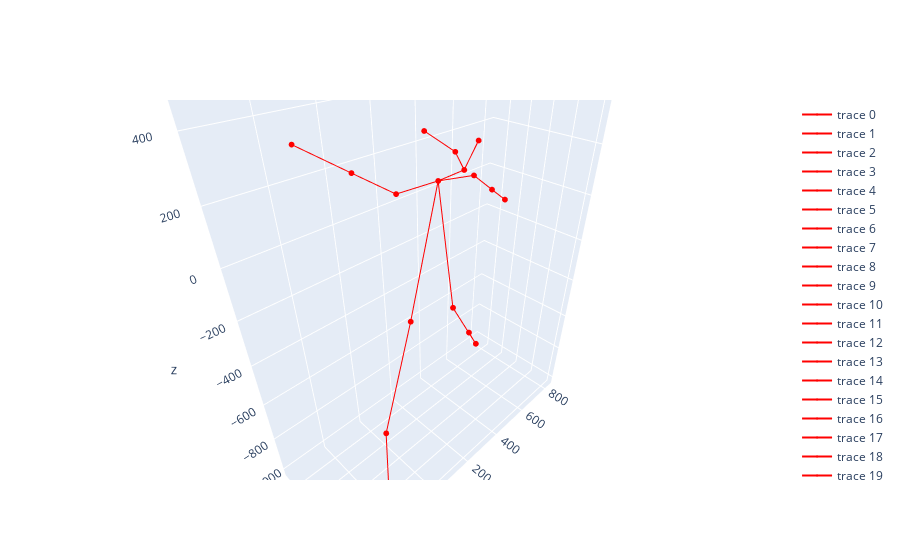
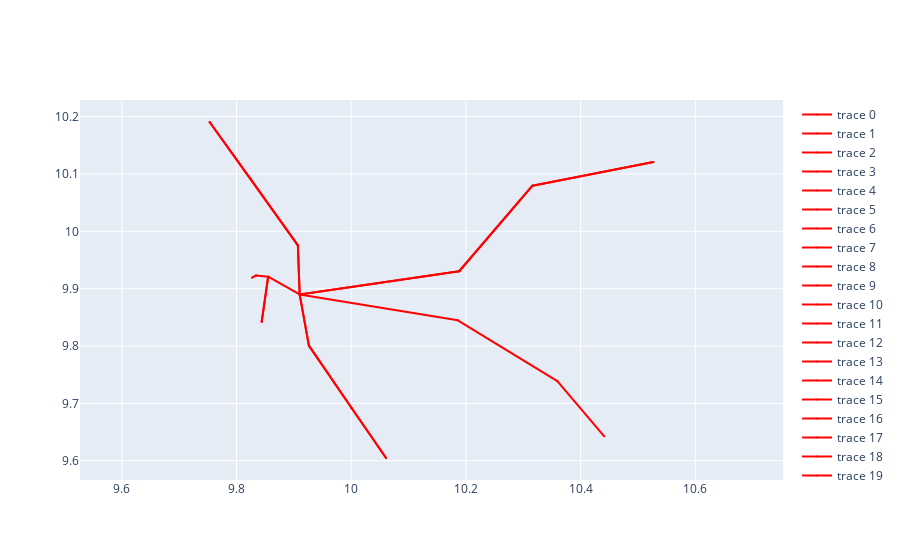

Source (notebook cell) for these figures, in order:
### Code cell
roll  = np.deg2rad(0)
pitch = np.deg2rad(0)
yaw   = np.deg2rad(0)
distance = 2000

R = np.matmul(
    rpy2rm(np.deg2rad(-90), np.deg2rad(-90), 0),
    rpy2rm(roll, pitch, yaw)
)

translation = np.matmul(
    R,
    np.array([0, 0, distance]).reshape(-1, 1)
).reshape(-1, 1)

extrinsic = np.vstack([
    np.hstack([
        np.linalg.inv(R) ,
        np.array([0, 0, distance]).reshape(-1, 1)
    ]),
    np.array([0, 0, 0, 1])
])

f = 2
cx = 10
cy = 10
intrinsic = np.array([
    [f, 0, cx],
    [0, f, cy],
    [0, 0, 1]
])

base_R = rpy2rm(np.deg2rad(-90), 0, 0)
IDX = -2
landmark = openpose_data_list[IDX]
landmark = np.matmul(base_R,landmark.T).T

projected = project2image(landmark, extrinsic, intrinsic)
'''
plot3d(
    np.matmul(base_R, pose_data_list[IDX].T).T,
    [
        25, 24, 23, 22, 0, 18, 19, 20, 21, 20, 19, 18, 0,
        1, 2, 11, 12, 13, 14, 15, 14, 13, 12, 11, 2, 
        4, 5, 6 ,7 , 8, 7, 6, 5, 4, 2, 3, 26,
        27, 30, 31, 30, 27, 28, 29
    ]
)
'''

plot3d(landmark, OpenPoseLandmark.CONN_PATH_LIST)

plot(projected, OpenPoseLandmark.CONN_PATH_LIST)

### Figure 1 — Plotly figure (JSON) as saved in the notebook; plotly's stock layout.template omitted (floating-point values rounded to 4 significant figures)
{"data": [{"line": {"color": "red"}, "marker": {"color": "red", "size": 2}, "mode": "lines+markers+text", "type": "scatter3d", "x": [161.2, 148.5], "y": [1990.0, 1856.0], "z": [345.3, 319.7]}, {"line": {"color": "red"}, "marker": {"color": "red", "size": 2}, "mode": "lines+markers+text", "type": "scatter3d", "x": [148.5, 151.3], "y": [1856.0, 1824.0], "z": [319.7, 276.8]}, {"line": {"color": "red"}, "marker": {"color": "red", "size": 2}, "mode": "lines+markers+text", "type": "scatter3d", "x": [151.3, 306.7], "y": [1824.0, 1906.0], "z": [276.8, 304.5]}, {"line": {"color": "red"}, "marker": {"color": "red", "size": 2}, "mode": "lines+markers+text", "type": "scatter3d", "x": [306.7, 306.7], "y": [1906.0, 1906.0], "z": [304.5, 304.5]}, {"line": {"color": "red"}, "marker": {"color": "red", "size": 2}, "mode": "lines+markers+text", "type": "scatter3d", "x": [306.7, 306.7], "y": [1906.0, 1906.0], "z": [304.5, 304.5]}, {"line": {"color": "red"}, "marker": {"color": "red", "size": 2}, "mode": "lines+markers+text", "type": "scatter3d", "x": [306.7, 151.3], "y": [1906.0, 1824.0], "z": [304.5, 276.8]}, {"line": {"color": "red"}, "marker": {"color": "red", "size": 2}, "mode": "lines+markers+text", "type": "scatter3d", "x": [151.3, 219.4], "y": [1824.0, 1989.0], "z": [276.8, 179.2]}, {"line": {"color": "red"}, "marker": {"color": "red", "size": 2}, "mode": "lines+markers+text", "type": "scatter3d", "x": [219.4, 48.92], "y": [1989.0, 1994.0], "z": [179.2, 185.6]}, {"line": {"color": "red"}, "marker": {"color": "red", "size": 2}, "mode": "lines+markers+text", "type": "scatter3d", "x": [48.92, -175.2], "y": [1994.0, 1885.0], "z": [185.6, 339.6]}, {"line": {"color": "red"}, "marker": {"color": "red", "size": 2}, "mode": "lines+markers+text", "type": "scatter3d", "x": [-175.2, -361.5], "y": [1885.0, 1793.0], "z": [339.6, 468.3]}, {"line": {"color": "red"}, "marker": {"color": "red", "size": 2}, "mode": "lines+markers+text", "type": "scatter3d", "x": [-361.5, -175.2], "y": [1793.0, 1885.0], "z": [468.3, 339.6]}, {"line": {"color": "red"}, "marker": {"color": "red", "size": 2}, "mode": "lines+markers+text", "type": "scatter3d", "x": [-175.2, 48.92], "y": [1885.0, 1994.0], "z": [339.6, 185.6]}, {"line": {"color": "red"}, "marker": {"color": "red", "size": 2}, "mode": "lines+markers+text", "type": "scatter3d", "x": [48.92, 219.4], "y": [1994.0, 1989.0], "z": [185.6, 179.2]}, {"line": {"color": "red"}, "marker": {"color": "red", "size": 2}, "mode": "lines+markers+text", "type": "scatter3d", "x": [219.4, 398.0], "y": [1989.0, 1992.0], "z": [179.2, 147.2]}, {"line": {"color": "red"}, "marker": {"color": "red", "size": 2}, "mode": "lines+markers+text", "type": "scatter3d", "x": [398.0, 627.3], "y": [1992.0, 2084.0], "z": [147.2, -0.1529]}, {"line": {"color": "red"}, "marker": {"color": "red", "size": 2}, "mode": "lines+markers+text", "type": "scatter3d", "x": [627.3, 820.8], "y": [2084.0, 2154.0], "z": [-0.1529, -126.3]}, {"line": {"color": "red"}, "marker": {"color": "red", "size": 2}, "mode": "lines+markers+text", "type": "scatter3d", "x": [820.8, 627.3], "y": [2154.0, 2084.0], "z": [-126.3, -0.1529]}, {"line": {"color": "red"}, "marker": {"color": "red", "size": 2}, "mode": "lines+markers+text", "type": "scatter3d", "x": [627.3, 398.0], "y": [2084.0, 1992.0], "z": [-0.1529, 147.2]}, {"line": {"color": "red"}, "marker": {"color": "red", "size": 2}, "mode": "lines+markers+text", "type": "scatter3d", "x": [398.0, 219.4], "y": [1992.0, 1989.0], "z": [147.2, 179.2]}, {"line": {"color": "red"}, "marker": {"color": "red", "size": 2}, "mode": "lines+markers+text", "type": "scatter3d", "x": [219.4, 141.1], "y": [1989.0, 2053.0], "z": [179.2, -381.5]}, {"line": {"color": "red"}, "marker": {"color": "red", "size": 2}, "mode": "lines+markers+text", "type": "scatter3d", "x": [141.1, -153.9], "y": [2053.0, 1870.0], "z": [-381.5, -611.5]}, {"line": {"color": "red"}, "marker": {"color": "red", "size": 2}, "mode": "lines+markers+text", "type": "scatter3d", "x": [-153.9, -229.1], "y": [1870.0, 1791.0], "z": [-611.5, -998.7]}, {"line": {"color": "red"}, "marker": {"color": "red", "size": 2}, "mode": "lines+markers+text", "type": "scatter3d", "x": [-229.1, -153.9], "y": [1791.0, 1870.0], "z": [-998.7, -611.5]}, {"line": {"color": "red"}, "marker": {"color": "red", "size": 2}, "mode": "lines+markers+text", "type": "scatter3d", "x": [-153.9, 141.1], "y": [1870.0, 2053.0], "z": [-611.5, -381.5]}, {"line": {"color": "red"}, "marker": {"color": "red", "size": 2}, "mode": "lines+markers+text", "type": "scatter3d", "x": [141.1, 219.4], "y": [2053.0, 1989.0], "z": [-381.5, 179.2]}, {"line": {"color": "red"}, "marker": {"color": "red", "size": 2}, "mode": "lines+markers+text", "type": "scatter3d", "x": [219.4, 309.4], "y": [1989.0, 1988.0], "z": [179.2, -370.8]}, {"line": {"color": "red"}, "marker": {"color": "red", "size": 2}, "mode": "lines+markers+text", "type": "scatter3d", "x": [309.4, 526.1], "y": [1988.0, 2030.0], "z": [-370.8, -724.2]}, {"line": {"color": "red"}, "marker": {"color": "red", "size": 2}, "mode": "lines+markers+text", "type": "scatter3d", "x": [526.1, 762.2], "y": [2030.0, 2266.0], "z": [-724.2, -941.1]}], "layout": {"scene": {"camera": {"eye": {"x": -1, "y": -1, "z": 1}}}}}

### Figure 2 — Plotly figure (JSON) as saved in the notebook; plotly's stock layout.template omitted (floating-point values rounded to 4 significant figures)
{"data": [{"line": {"color": "red"}, "marker": {"color": "red", "size": 2}, "mode": "lines+markers+text", "type": "scatter", "x": [9.827, 9.834], "y": [9.919, 9.923]}, {"line": {"color": "red"}, "marker": {"color": "red", "size": 2}, "mode": "lines+markers+text", "type": "scatter", "x": [9.834, 9.855], "y": [9.923, 9.921]}, {"line": {"color": "red"}, "marker": {"color": "red", "size": 2}, "mode": "lines+markers+text", "type": "scatter", "x": [9.855, 9.844], "y": [9.921, 9.843]}, {"line": {"color": "red"}, "marker": {"color": "red", "size": 2}, "mode": "lines+markers+text", "type": "scatter", "x": [9.844, 9.844], "y": [9.843, 9.843]}, {"line": {"color": "red"}, "marker": {"color": "red", "size": 2}, "mode": "lines+markers+text", "type": "scatter", "x": [9.844, 9.844], "y": [9.843, 9.843]}, {"line": {"color": "red"}, "marker": {"color": "red", "size": 2}, "mode": "lines+markers+text", "type": "scatter", "x": [9.844, 9.855], "y": [9.843, 9.921]}, {"line": {"color": "red"}, "marker": {"color": "red", "size": 2}, "mode": "lines+markers+text", "type": "scatter", "x": [9.855, 9.91], "y": [9.921, 9.89]}, {"line": {"color": "red"}, "marker": {"color": "red", "size": 2}, "mode": "lines+markers+text", "type": "scatter", "x": [9.91, 9.907], "y": [9.89, 9.976]}, {"line": {"color": "red"}, "marker": {"color": "red", "size": 2}, "mode": "lines+markers+text", "type": "scatter", "x": [9.907, 9.825], "y": [9.976, 10.09]}, {"line": {"color": "red"}, "marker": {"color": "red", "size": 2}, "mode": "lines+markers+text", "type": "scatter", "x": [9.825, 9.753], "y": [10.09, 10.19]}, {"line": {"color": "red"}, "marker": {"color": "red", "size": 2}, "mode": "lines+markers+text", "type": "scatter", "x": [9.753, 9.825], "y": [10.19, 10.09]}, {"line": {"color": "red"}, "marker": {"color": "red", "size": 2}, "mode": "lines+markers+text", "type": "scatter", "x": [9.825, 9.907], "y": [10.09, 9.976]}, {"line": {"color": "red"}, "marker": {"color": "red", "size": 2}, "mode": "lines+markers+text", "type": "scatter", "x": [9.907, 9.91], "y": [9.976, 9.89]}, {"line": {"color": "red"}, "marker": {"color": "red", "size": 2}, "mode": "lines+markers+text", "type": "scatter", "x": [9.91, 9.926], "y": [9.89, 9.801]}, {"line": {"color": "red"}, "marker": {"color": "red", "size": 2}, "mode": "lines+markers+text", "type": "scatter", "x": [9.926, 10.0], "y": [9.801, 9.693]}, {"line": {"color": "red"}, "marker": {"color": "red", "size": 2}, "mode": "lines+markers+text", "type": "scatter", "x": [10.0, 10.06], "y": [9.693, 9.605]}, {"line": {"color": "red"}, "marker": {"color": "red", "size": 2}, "mode": "lines+markers+text", "type": "scatter", "x": [10.06, 10.0], "y": [9.605, 9.693]}, {"line": {"color": "red"}, "marker": {"color": "red", "size": 2}, "mode": "lines+markers+text", "type": "scatter", "x": [10.0, 9.926], "y": [9.693, 9.801]}, {"line": {"color": "red"}, "marker": {"color": "red", "size": 2}, "mode": "lines+markers+text", "type": "scatter", "x": [9.926, 9.91], "y": [9.801, 9.89]}, {"line": {"color": "red"}, "marker": {"color": "red", "size": 2}, "mode": "lines+markers+text", "type": "scatter", "x": [9.91, 10.19], "y": [9.89, 9.93]}, {"line": {"color": "red"}, "marker": {"color": "red", "size": 2}, "mode": "lines+markers+text", "type": "scatter", "x": [10.19, 10.32], "y": [9.93, 10.08]}, {"line": {"color": "red"}, "marker": {"color": "red", "size": 2}, "mode": "lines+markers+text", "type": "scatter", "x": [10.32, 10.53], "y": [10.08, 10.12]}, {"line": {"color": "red"}, "marker": {"color": "red", "size": 2}, "mode": "lines+markers+text", "type": "scatter", "x": [10.53, 10.32], "y": [10.12, 10.08]}, {"line": {"color": "red"}, "marker": {"color": "red", "size": 2}, "mode": "lines+markers+text", "type": "scatter", "x": [10.32, 10.19], "y": [10.08, 9.93]}, {"line": {"color": "red"}, "marker": {"color": "red", "size": 2}, "mode": "lines+markers+text", "type": "scatter", "x": [10.19, 9.91], "y": [9.93, 9.89]}, {"line": {"color": "red"}, "marker": {"color": "red", "size": 2}, "mode": "lines+markers+text", "type": "scatter", "x": [9.91, 10.19], "y": [9.89, 9.845]}, {"line": {"color": "red"}, "marker": {"color": "red", "size": 2}, "mode": "lines+markers+text", "type": "scatter", "x": [10.19, 10.36], "y": [9.845, 9.739]}, {"line": {"color": "red"}, "marker": {"color": "red", "size": 2}, "mode": "lines+markers+text", "type": "scatter", "x": [10.36, 10.44], "y": [9.739, 9.643]}], "layout": {"yaxis": {"scaleanchor": "x", "scaleratio": 1}}}
